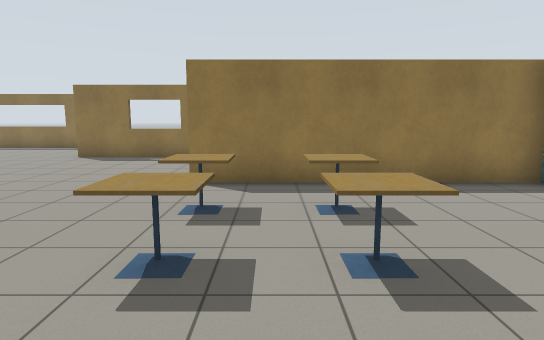
[1] (above)

15 first-person views from a walk through a world built for the Gazebo simulator. The camera is 1.3 m above the floor, tilts 8° down and sees 75° across. The lines on the ground mark 1 m squares. The floor is counted in squares, 1 m on a side. Each view is taken from the middle of a square. On the plan, view 1 faces up. The plan holds only what a view shows up to about 15 squares ahead; the rest is blank. Simple patterns stand in for the simulator's built-in surfaces. Some stock models are drawn as simple stand-ins.

[2]
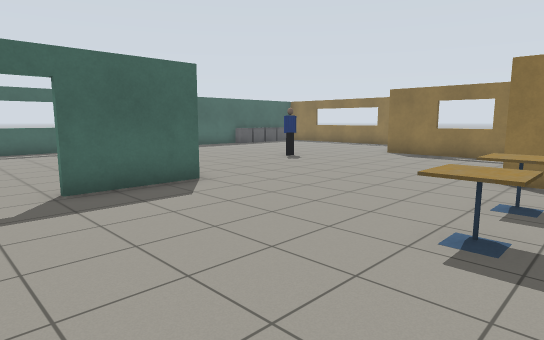

[3]
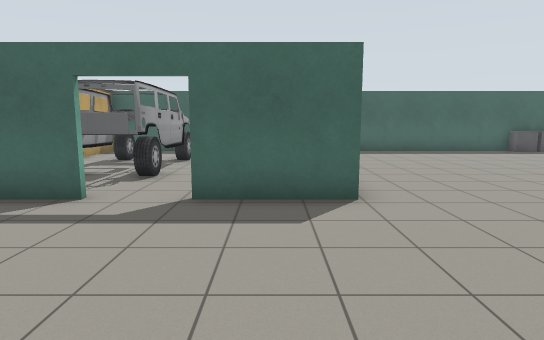

[4]
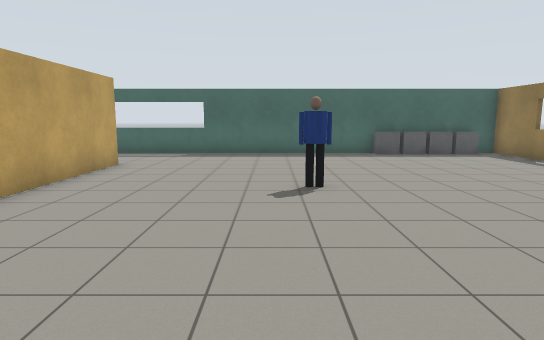

[5]
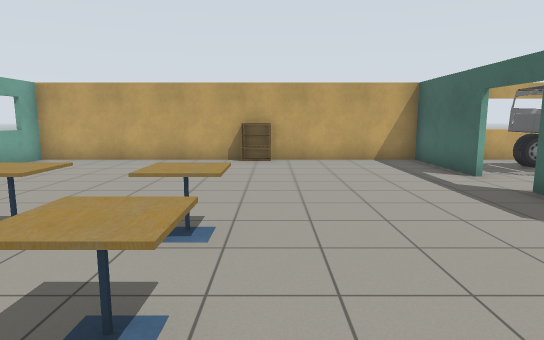

[6]
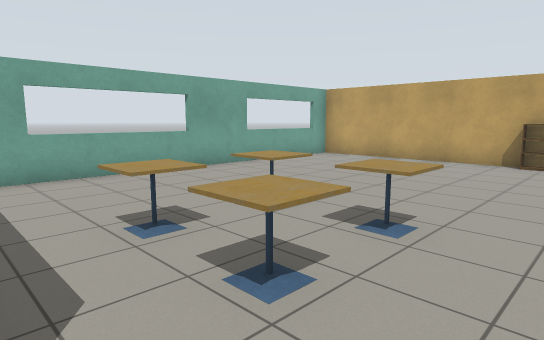

[7]
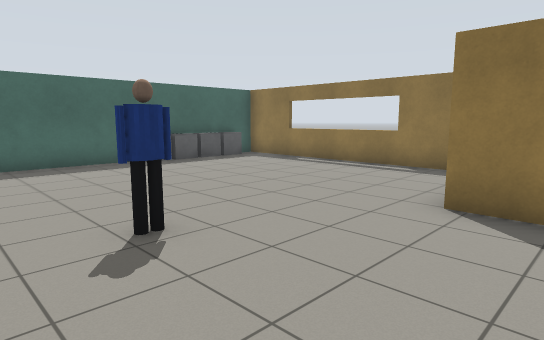

[8]
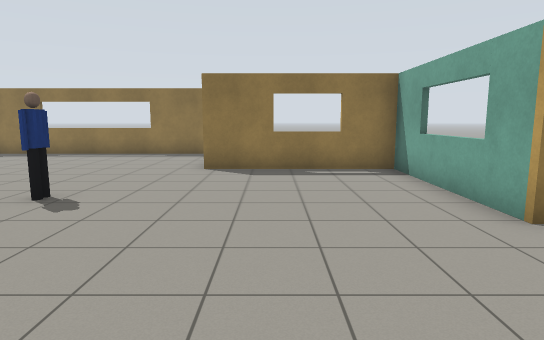

[9]
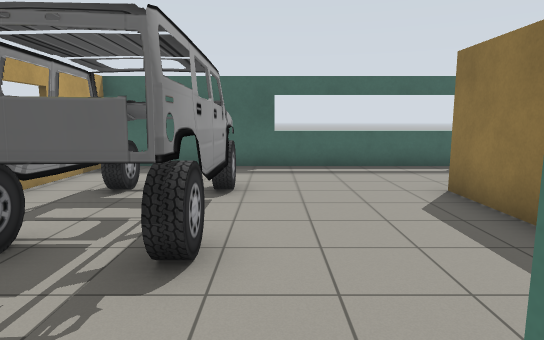

[10]
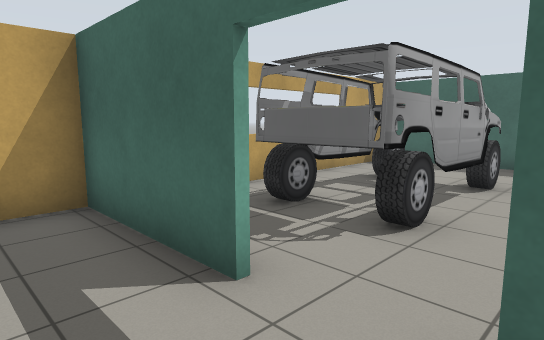

[11]
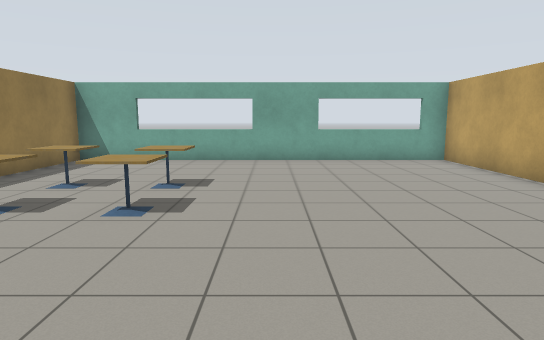

[12]
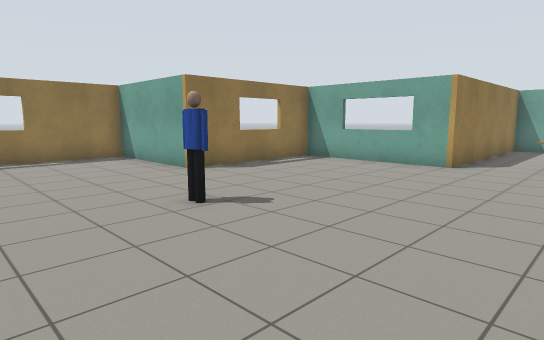

[13]
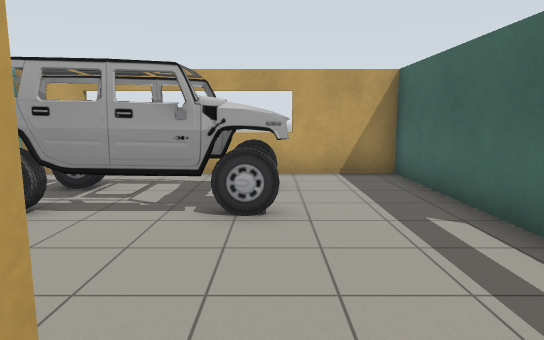

[14]
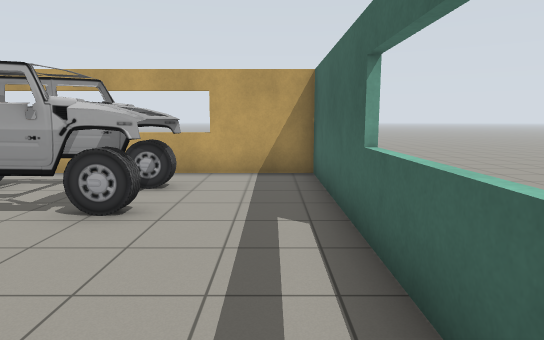

[15]
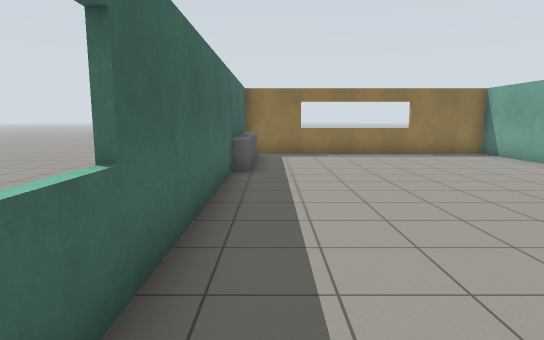

### Floor plan
Key: @ floor where view 1 was taken; # wall or solid block; . floor; D open door; = window, fence, low wall or low ledge; T cafe table; P person; C cabinet; A car; B bookshelf.
Columns run from 16 left of view 1 to 6 right of it. Each row starts with its distance up from view 1.
 17 ###====###
 16 #........#
 15 C........#
 14 C........#
 13 C........###=##
 12 C..............#
 11 #..............#
 10 #..............=
  9 #......P.......=
  8 #..............#######
  7 #.....................#
  6 #.....................#
  5 =..............T.T....=
  4 =.....................=
  3 =...######.....T.T....=
  2 =........#............=
  1 =........#............#
  0 #........D......@.....#
 -1 #..AAAAA.D............=
 -2 #..AAAAA.#............=
 -3 #..AAAAA.#............=
 -4 #........#....BB......#
 -5 ###=====###############

Where each view was taken, in squares from view 1:
view 1: 0 up, 0 right, facing up
view 2: 1 down, 0 right, facing up-left
view 3: 2 up, 1 left, facing left
view 4: 8 up, 2 left, facing left
view 5: 7 up, 2 left, facing down
view 6: 7 up, 3 left, facing down-right
view 7: 7 up, 5 left, facing up-left
view 8: 3 up, 5 left, facing up
view 9: 0 up, 6 left, facing left
view 10: 1 up, 5 left, facing down-left
view 11: 1 up, 6 left, facing right
view 12: 4 up, 12 left, facing up-right
view 13: 4 up, 13 left, facing down
view 14: 4 up, 15 left, facing down
view 15: 3 up, 15 left, facing up
